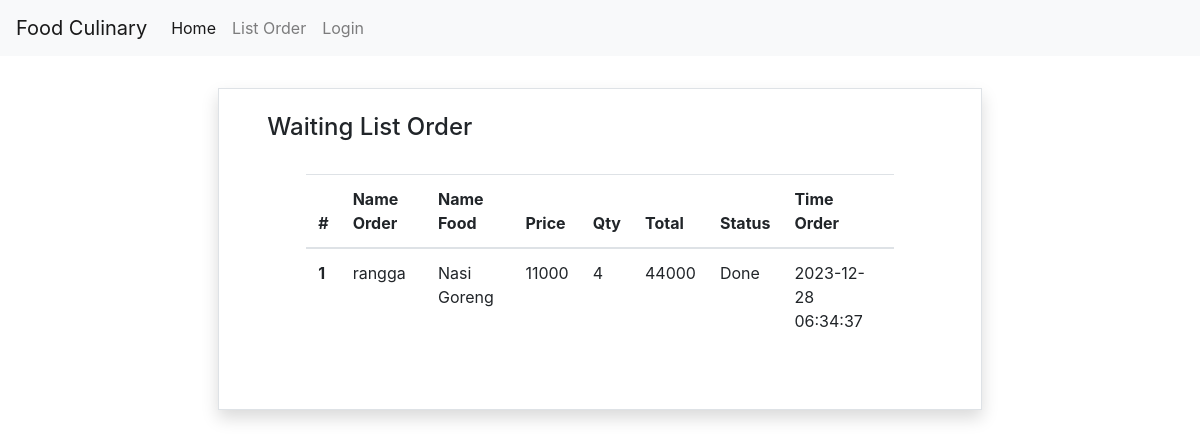
Screenshot of /listorder.php with the database file from the repository.
### tables this page shows
CREATE TABLE `orders` (
  `id` int NOT NULL,
  `name_order` varchar(225) DEFAULT NULL,
  `food_id` int NOT NULL,
  `name_food` varchar(225) DEFAULT NULL,
  `price` varchar(225) NOT NULL,
  `qty` varchar(225) NOT NULL,
  `total` varchar(225) NOT NULL,
  `status` int NOT NULL,
  `created_at` timestamp NULL DEFAULT NULL,
  `updated_at` timestamp NULL DEFAULT NULL
);

### listorder.php (the view, shortened to what this page needs)
<!DOCTYPE html>
<html lang="en">
<head>
    <link rel="stylesheet" href="asset/css/bootstrap.css">
    <link rel="stylesheet" href="asset/css/bootstrap.min.css">
</head>
<body class="responsive">
    <nav class="navbar navbar-expand-lg navbar-light bg-light">
  <a class="navbar-brand" href="index.php">Food Culinary</a>
  <div class="collapse navbar-collapse" id="navbarSupportedContent">
    <ul class="navbar-nav mr-auto">
      <li class="nav-item active">
        <a class="nav-link" href="index.php">Home <span class="sr-only">(current)</span></a>
      </li>
      <li class="nav-item">
        <a class="nav-link" href="listorder.php">List Order</a>
      </li>
      <li class="nav-item">
        <a class="nav-link" href="login.php">Login</a>
      </li>
    </ul>
  </div>
</nav>
<div class="container-fluid mt-3 mb-3 p-2">
    <div class="row">
        <div class=" col mx-auto col-lg-8">
            <div class="border rounded-md shadow p-4 m-2">
                <h4 class="px-4">Waiting List Order</h4>
                <div class="row">
                    <div class="col col-lg-10 mx-auto p-3 m-2">
                        <table class="table">
                            <thead>
                                <tr>
                                <th scope="col">#</th>
                                <th scope="col">Name Order</th>
                                <th scope="col">Name Food</th>
                                <th scope="col">Price</th>
                                <th scope="col">Qty</th>
                                <th scope="col">Total</th>
                                <th scope="col">Status</th>
                                <th scope="col">Time Order</th>
                                </tr>
                            </thead>
                            <tbody>
                                <?php
                                    $conn = mysqli_connect('localhost', 'root', '', 'food_culinary');
                                    $query = mysqli_query($conn, "SELECT * FROM orders");
                                    while ($baris = mysqli_fetch_assoc($query)) {
                                ?>
                                    <tr>
                                        <th scope="row"><?= $baris['id'] ?></th>
                                        <td><?= $baris['name_order']; ?></td>
                                        <td><?= $baris['name_food']; ?></td>
                                        <td><?= $baris['price']; ?></td>
                                        <td><?= $baris['qty']; ?></td>
                                        <td><?= $baris['total']; ?></td>
                                        <td>
                                            <?php
                                                if($baris['status'] == 2)
                                                {
                                            ?>
                                            Pending
                                            <?php
                                                }else{
                                             ?>
                                            Done
                                            <?php
                                                }
                                            ?>
                                        </td>
                                        <td><?= $baris['created_at']; ?></td>
                                    </tr>
                                <?php } ?>
                            </tbody>
                        </table>
                    </div>
                </div>
            </div>
        </div>
    </div>
</div>
</body>
</html>

### rows the page displays
orders: id "1", name_order "rangga", name_food "Nasi Goreng", price "11000", qty "4", total "44000", status "Done", created_at "2023-12-28 06:34:37"
